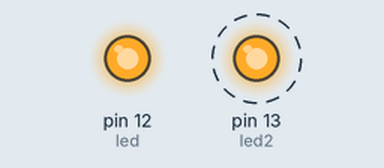
Simulated run of this sketch. Board: Arduino Uno, built with avr-gcc and run on an emulated ATmega328P. Shown: output pins drawn as LEDs (lit = HIGH). Dashed ring = blinking.

Above: at 0.2 s.
At 5.2 s:
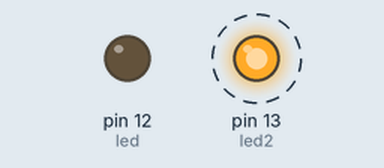
Timing chart, 0 to 7.8 s (numbered marks = the images above):
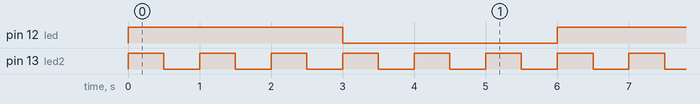

The sketch:

Blink_ITTimer1DelayVersion.ino
```cpp
const int led = 12;
const int led2 = LED_BUILTIN;
void setup() {
  // put your setup code here, to run once:
  pinMode(led,OUTPUT);
  pinMode(led2,OUTPUT);

}

void loop() {
  digitalWrite(led, HIGH);
  for(int i=0; i<3000;i=i+1000){
    digitalWrite(led2, HIGH);
    delay(500);
    digitalWrite(led2, LOW);
    delay(500);
    }
  digitalWrite(led, LOW);
  for(int i=0; i<3000;i=i+1000){
    digitalWrite(led2, HIGH);
    delay(500);
    digitalWrite(led2, LOW);
    delay(500);
    }
}
```

Measured:
- by itself, pin 12 (led): alternates HIGH for 3.0 s and LOW for 3.0 s
- by itself, pin 13 (led2): alternates HIGH for 0.50 s and LOW for 0.50 s
- by itself, everything shown: repeats every 6.0 s, in 12 steps
